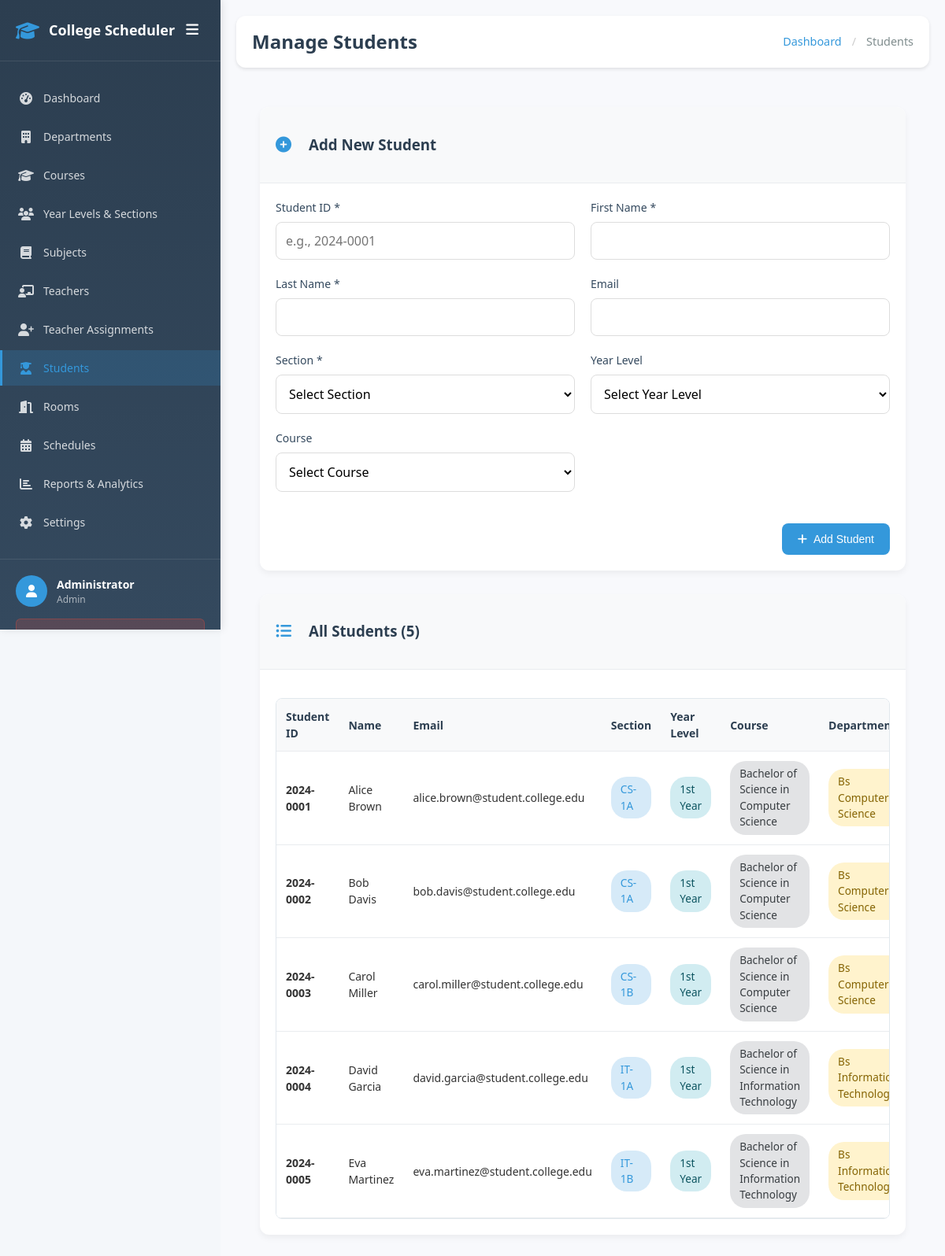
/admin_students.php (signed in), run on the app's committed database.
### tables this page shows
CREATE TABLE IF NOT EXISTS students (
    id VARCHAR(20) PRIMARY KEY,
    first_name VARCHAR(50) NOT NULL,
    last_name VARCHAR(50) NOT NULL,
    email VARCHAR(100),
    section_id INT,
    year_level_id INT,
    course_id INT,
    created_at TIMESTAMP DEFAULT CURRENT_TIMESTAMP,
    FOREIGN KEY (section_id) REFERENCES sections(id) ON DELETE SET NULL,
    FOREIGN KEY (year_level_id) REFERENCES year_levels(id) ON DELETE SET NULL,
    FOREIGN KEY (course_id) REFERENCES courses(id) ON DELETE SET NULL
);

CREATE TABLE IF NOT EXISTS sections (
    id INT AUTO_INCREMENT PRIMARY KEY,
    name VARCHAR(50) NOT NULL,
    year_level_id INT,
    course_id INT,
    max_students INT DEFAULT 30,
    created_at TIMESTAMP DEFAULT CURRENT_TIMESTAMP,
    FOREIGN KEY (year_level_id) REFERENCES year_levels(id) ON DELETE CASCADE,
    FOREIGN KEY (course_id) REFERENCES courses(id) ON DELETE CASCADE
);

CREATE TABLE IF NOT EXISTS year_levels (
    id INT AUTO_INCREMENT PRIMARY KEY,
    name VARCHAR(50) NOT NULL,
    created_at TIMESTAMP DEFAULT CURRENT_TIMESTAMP
);

CREATE TABLE IF NOT EXISTS courses (
    id INT AUTO_INCREMENT PRIMARY KEY,
    name VARCHAR(100) NOT NULL,
    department_id INT,
    created_at TIMESTAMP DEFAULT CURRENT_TIMESTAMP,
    FOREIGN KEY (department_id) REFERENCES departments(id) ON DELETE CASCADE
);

CREATE TABLE IF NOT EXISTS departments (
    id INT AUTO_INCREMENT PRIMARY KEY,
    name VARCHAR(100) NOT NULL,
    created_at TIMESTAMP DEFAULT CURRENT_TIMESTAMP
);

### admin_students.php (the view, shortened to what this page needs)
<?php
require 'config.php';
require_once 'includes/sidebar.php';
$students = $mysqli->query("
    SELECT s.*, sec.name as section_name, yl.name as year_level_name, c.name as course_name, d.name as department_name
    FROM students s
    LEFT JOIN sections sec ON s.section_id = sec.id
    LEFT JOIN year_levels yl ON s.year_level_id = yl.id
    LEFT JOIN courses c ON s.course_id = c.id
    LEFT JOIN departments d ON c.department_id = d.id
    ORDER BY s.id
")->fetch_all(MYSQLI_ASSOC);
?>
<!DOCTYPE html>
<html lang="en">
<head>
    <link href="https://cdnjs.cloudflare.com/ajax/libs/font-awesome/6.6.0/css/all.min.css" rel="stylesheet" />
    <link rel="stylesheet" href="styles.css">
    <link rel="stylesheet" href="includes/sidebar.css">
</head>
<body>
    <div class="main-content">
        <div class="top-navbar">
            <div class="navbar-left">
                <h1 class="page-title">Manage Students</h1>
            </div>
            <div class="navbar-right">
                <div class="breadcrumb">
                    <a href="admin_dashboard.php">Dashboard</a>
                    <span class="breadcrumb-separator">/</span>
                    <span>Students</span>
                </div>
            </div>
        </div>
        <div class="content-area">
            <div class="dashboard-card">
                <div class="card-header">
                    <i class="fas fa-plus-circle"></i>
                    <h3>Add New Student</h3>
                </div>
                <div class="card-content">
                    <form method="POST" class="form-grid">
                        <div class="form-group">
                            <label for="id">Student ID <span aria-hidden="true">*</span><span class="sr-only">(required)</span></label>
                            <input type="text" id="id" name="id" placeholder="e.g., 2024-0001" required aria-required="true">
                        </div>
                        <div class="form-group">
                            <label for="first_name">First Name <span aria-hidden="true">*</span><span class="sr-only">(required)</span></label>
                            <input type="text" id="first_name" name="first_name" required aria-required="true">
                        </div>
                        <div class="form-group">
                            <label for="last_name">Last Name <span aria-hidden="true">*</span><span class="sr-only">(required)</span></label>
                            <input type="text" id="last_name" name="last_name" required aria-required="true">
                        </div>
                        <div class="form-group">
                            <label for="email">Email</label>
                            <input type="email" id="email" name="email">
                        </div>
                        <div class="form-group">
                            <label for="section_id">Section <span aria-hidden="true">*</span><span class="sr-only">(required)</span></label>
                            <select id="section_id" name="section_id" required onchange="updateCourseAndYearLevel()" aria-required="true">
                                <option value="">Select Section</option>
                            </select>
                        </div>
                        <div class="form-group">
                            <label for="year_level_id">Year Level</label>
                            <select id="year_level_id" name="year_level_id">
                                <option value="">Select Year Level</option>
                            </select>
                        </div>
                        <div class="form-group">
                            <label for="course_id">Course</label>
                            <select id="course_id" name="course_id">
                                <option value="">Select Course</option>
                            </select>
                        </div>
                        <div class="form-actions">
                            <button type="submit" name="add_student" class="btn btn-primary">
                                <i class="fas fa-plus"></i> Add Student
                            </button>
                        </div>
                    </form>
                </div>
            </div>
            <div class="dashboard-card">
                <div class="card-header">
                    <i class="fas fa-list-ul"></i>
                    <h3>All Students (<?php echo count($students); ?>)</h3>
                </div>
                <div class="card-content">
                    <?php if (empty($students)): ?>
                        <div class="empty-state">
                            <i class="fas fa-user-graduate"></i>
                            <h3>No Students Found</h3>
                            <p>Add your first student above to get started.</p>
                        </div>
                    <?php else: ?>
                        <div class="table-responsive">
                            <table class="data-table">
                                <thead>
                                    <tr>
                                        <th>Student ID</th>
                                        <th>Name</th>
                                        <th>Email</th>
                                        <th>Section</th>
                                        <th>Year Level</th>
                                        <th>Course</th>
                                        <th>Department</th>
                                    </tr>
                                </thead>
                                <tbody>
                                    <?php foreach ($students as $student): ?>
                                        <tr>
                                            <td>
                                                <strong><?php echo htmlspecialchars($student['id']); ?></strong>
                                            </td>
                                            <td>
                                                <?php echo htmlspecialchars($student['first_name'] . ' ' . $student['last_name']); ?>
                                            </td>
                                            <td>
                                                <?php echo htmlspecialchars($student['email']); ?>
                                            </td>
                                            <td>
                                                <span class="badge badge-primary">
                                                    <?php echo htmlspecialchars($student['section_name']); ?>
                                                </span>
                                            </td>
                                            <td>
                                                <span class="badge badge-info">
                                                    <?php echo htmlspecialchars($student['year_level_name']); ?>
                                                </span>
                                            </td>
                                            <td>
                                                <span class="badge badge-secondary">
                                                    <?php echo htmlspecialchars($student['course_name']); ?>
                                                </span>
                                            </td>
                                            <td>
                                                <span class="badge badge-warning">
                                                    <?php echo htmlspecialchars($student['department_name']); ?>
                                                </span>
                                            </td>
                                        </tr>
                                    <?php endforeach; ?>
                                </tbody>
                            </table>
                        </div>
                    <?php endif; ?>
                </div>
            </div>
        </div>
    </div>
</body>
</html>

### styles.css (style rules this page uses)
:root { --primary-color: #3498db; --success-color: #27ae60; --danger-color: #e74c3c; --warning-color: #f39c12; --info-color: #3498db; --secondary-color: #95a5a6; --background-color: #f8f9fa; --text-color: #2c3e50; --muted-text: #7f8c8d; --white: #ffffff; --shadow: 0 2px 10px rgba(0,0,0,0.08); --border-color: #e1e8ed; --hover-shadow: 0 4px 20px rgba(0,0,0,0.12); --transition: all 0.2s cubic-bezier(0.4, 0, 0.2, 1); --body-bg: #f8f9fc; --border-radius: 12px; --font-size-base: 14px; --hover-lift: translateY(-2px); }
* { box-sizing: border-box; }
body { font-family: 'Segoe UI', Tahoma, Geneva, Verdana, sans-serif; background-color: var(--body-bg); color: var(--text-color); margin: 0; padding: 0; display: flex; min-height: 100vh; line-height: 1.5; }
.main-content { flex-grow: 1; padding: 20px; overflow-y: auto; background-color: var(--body-bg); margin-left: 280px; min-height: 100vh; transition: margin-left 0.3s ease; }
.top-navbar { display: flex; justify-content: space-between; align-items: center; background: var(--white); padding: 16px 24px; box-shadow: var(--shadow); margin-bottom: 24px; border-radius: var(--border-radius); }
.navbar-left { display: flex; align-items: center; gap: 16px; }
.page-title { margin: 0; font-size: 1.75rem; font-weight: 600; color: var(--text-color); }
.navbar-right { display: flex; align-items: center; }
.breadcrumb { display: flex; align-items: center; font-size: var(--font-size-base); color: var(--muted-text); gap: 8px; }
.breadcrumb a { color: var(--primary-color); text-decoration: none; transition: var(--transition); }
.breadcrumb-separator { color: var(--border-color); }
.content-area { max-width: 1200px; margin: 0 auto; }
.dashboard-card { background: var(--white); border-radius: var(--border-radius); box-shadow: var(--shadow); overflow: hidden; transition: var(--transition); }
.card-header { display: flex; align-items: center; gap: 12px; padding: 20px 24px; background: var(--background-color); border-bottom: 1px solid var(--border-color); }
.card-header i { color: var(--primary-color); font-size: 20px; flex-shrink: 0; }
.card-content { padding: 24px; }
.form-grid { display: grid; grid-template-columns: repeat(auto-fit, minmax(250px, 1fr)); gap: 20px; }
.form-group { display: flex; flex-direction: column; }
label { font-weight: 500; margin-bottom: 6px; color: var(--text-color); font-size: var(--font-size-base); display: flex; align-items: center; gap: 4px; }
input, select, textarea { padding: 12px 16px; border: 1px solid var(--border-color); border-radius: 8px; font-size: var(--font-size-base); font-family: inherit; transition: var(--transition); background: var(--white); }
.form-actions { grid-column: 1 / -1; display: flex; justify-content: flex-start; margin-top: 20px; }
.btn { padding: 12px 20px; border: none; border-radius: 8px; cursor: pointer; font-size: var(--font-size-base); font-weight: 500; transition: var(--transition); display: inline-flex; align-items: center; gap: 8px; text-decoration: none; }
.btn-primary { background: var(--primary-color); color: var(--white); }
.table-responsive { overflow-x: auto; border-radius: 8px; border: 1px solid var(--border-color); margin-top: 16px; }
.data-table { width: 100%; border-collapse: collapse; background: var(--white); }
.data-table th, .data-table td { padding: 16px; text-align: left; border-bottom: 1px solid var(--border-color); }
.data-table th { background: var(--background-color); font-weight: 600; font-size: var(--font-size-base); color: var(--text-color); }
.data-table tbody tr { transition: var(--transition); }
.data-table td { font-size: var(--font-size-base); }
.badge { display: inline-flex; align-items: center; padding: 6px 12px; border-radius: 20px; font-size: 12px; font-weight: 500; }
.badge-primary { background: rgba(52, 152, 219, 0.2); color: var(--primary-color); }
.badge-info { background: rgba(52, 152, 219, 0.2); color: var(--info-color); }
.badge-secondary { background: rgba(149, 165, 166, 0.2); color: var(--secondary-color); }

### data on the page
students: id "2024-0001", first_name+last_name "Alice Brown", email "alice.brown@student.college.edu", section.name "CS-1A", year_level.name "1st Year", course.name "Bachelor of Science in Computer Science", departments.name "Bs Computer Science"
students: id "2024-0002", first_name+last_name "Bob Davis", email "bob.davis@student.college.edu", section.name "CS-1A", year_level.name "1st Year", course.name "Bachelor of Science in Computer Science", departments.name "Bs Computer Science"
students: id "2024-0003", first_name+last_name "Carol Miller", email "carol.miller@student.college.edu", section.name "CS-1B", year_level.name "1st Year", course.name "Bachelor of Science in Computer Science", departments.name "Bs Computer Science"
students: id "2024-0004", first_name+last_name "David Garcia", email "david.garcia@student.college.edu", section.name "IT-1A", year_level.name "1st Year", course.name "Bachelor of Science in Information Technology", departments.name "Bs…"
students: id "2024-0005", first_name+last_name "Eva Martinez", email "eva.martinez@student.college.edu", section.name "IT-1B", year_level.name "1st Year", course.name "Bachelor of Science in Information Technology", departments.name "Bs…"

### other printed values
$item['text'] "Dashboard"
$item['text'] "Departments"
$item['text'] "Courses"
$item['text'] "Year Levels & Sections"
$item['text'] "Subjects"
$item['text'] "Teachers"
$item['text'] "Teacher Assignments"
$item['text'] "Students"
$item['text'] "Rooms"
$item['text'] "Schedules"
$item['text'] "Reports & Analytics"
$item['text'] "Settings"
getUserName($userType) "Administrator"
$userType "Admin"
count($students) "5"
